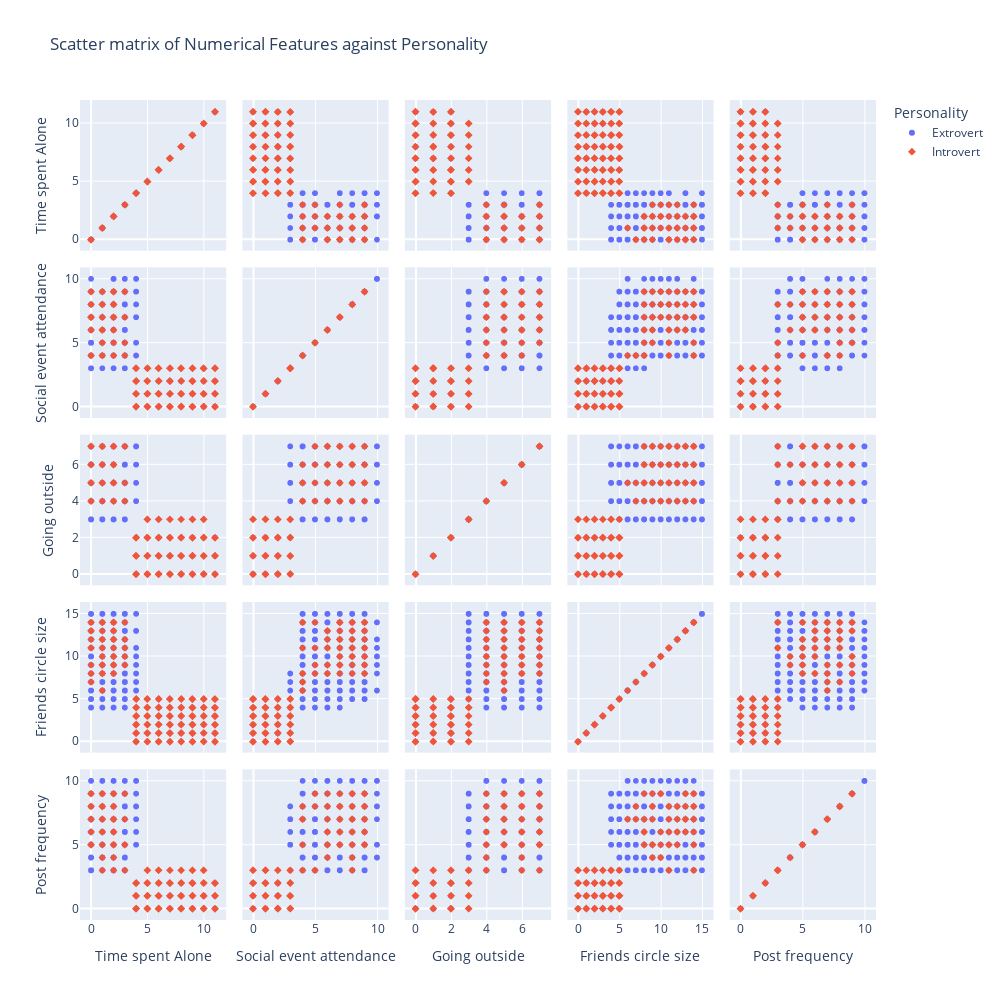

Here is the notebook cell this chart was saved with:
### Markdown cell above
<img src="plots/heatmap.png" />

### Code cell
numericals = [
    "Time_spent_Alone",
    "Social_event_attendance",
    "Going_outside",
    "Friends_circle_size",
    "Post_frequency",
]

fig = px.scatter_matrix(
    ea_df,
    dimensions=numericals,
    color="Personality",
    symbol="Personality",
    title="Scatter matrix of Numerical Features against Personality",
    labels={col:col.replace('_', ' ') for col in ea_df.columns},
    width=1000,
    height=1000,
)
fig.update_traces(diagonal_visible=True)
fig.show()

### Figure 1 — Plotly figure (JSON) as saved in the notebook; plotly's stock layout.template omitted (floating-point values rounded to 4 significant figures; data arrays with more than 128 entries replaced by an {"elided": "..."} marker saying what was removed)
{"data": [{"diagonal": {"visible": true}, "dimensions": [{"axis": {"matches": true}, "label": "Time spent Alone", "values": {"elided": "1491 float values"}}, {"axis": {"matches": true}, "label": "Social event attendance", "values": {"elided": "1491 float values"}}, {"axis": {"matches": true}, "label": "Going outside", "values": {"elided": "1491 float values"}}, {"axis": {"matches": true}, "label": "Friends circle size", "values": {"elided": "1491 float values"}}, {"axis": {"matches": true}, "label": "Post frequency", "values": {"elided": "1491 float values"}}], "hovertemplate": "Personality=Extrovert<br>%{xaxis.title.text}=%{x}<br>%{yaxis.title.text}=%{y}<extra></extra>", "legendgroup": "Extrovert", "marker": {"color": "#636efa", "symbol": "circle"}, "name": "Extrovert", "showlegend": true, "type": "splom"}, {"diagonal": {"visible": true}, "dimensions": [{"axis": {"matches": true}, "label": "Time spent Alone", "values": {"elided": "1409 float values"}}, {"axis": {"matches": true}, "label": "Social event attendance", "values": {"elided": "1409 float values"}}, {"axis": {"matches": true}, "label": "Going outside", "values": {"elided": "1409 float values"}}, {"axis": {"matches": true}, "label": "Friends circle size", "values": {"elided": "1409 float values"}}, {"axis": {"matches": true}, "label": "Post frequency", "values": {"elided": "1409 float values"}}], "hovertemplate": "Personality=Introvert<br>%{xaxis.title.text}=%{x}<br>%{yaxis.title.text}=%{y}<extra></extra>", "legendgroup": "Introvert", "marker": {"color": "#EF553B", "symbol": "diamond"}, "name": "Introvert", "showlegend": true, "type": "splom"}], "layout": {"dragmode": "select", "height": 1000, "legend": {"title": {"text": "Personality"}, "tracegroupgap": 0}, "title": {"text": "Scatter matrix of Numerical Features against Personality"}, "width": 1000}}
